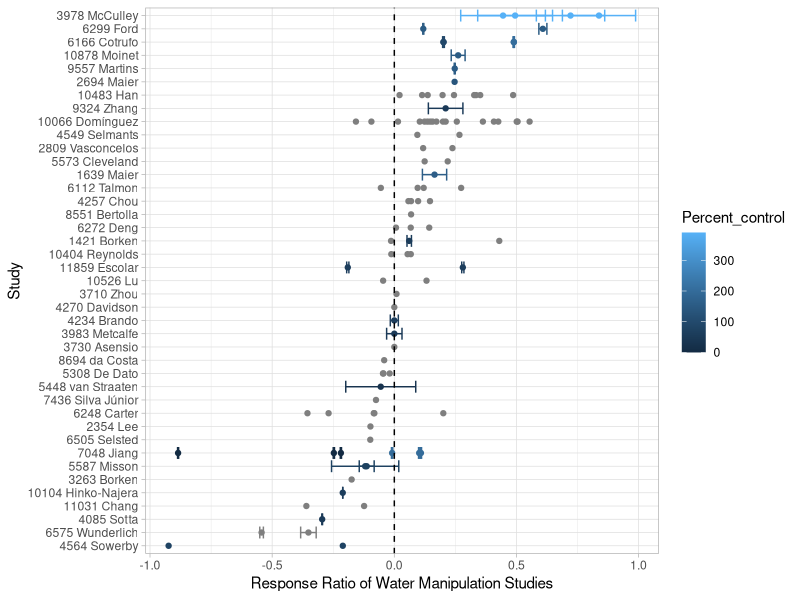
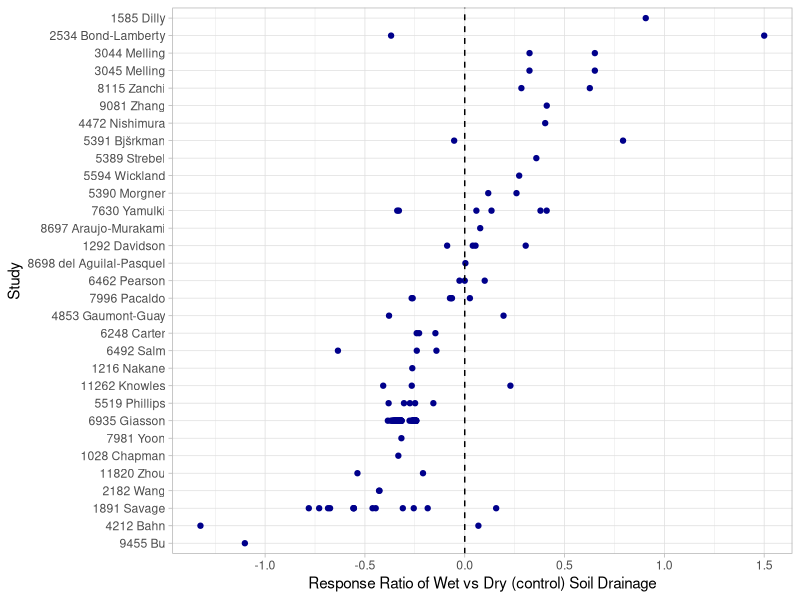

Write R code to recreate these figures, in order.
## ---- chunk 1
# Load packages
library(readr)
library(dplyr)
library(tidyr)
library(ggplot2)
library(kableExtra)
library(forcats)

# test change

# Read in SRDB
srdb_raw <- read_csv("./rs/srdb-data.csv")
srdb_raw %>% 
  select(Study_number, Record_number, Author, Study_midyear, Latitude, Ecosystem_type, 
         Manipulation, Manipulation_level, Meas_method, Soil_type,
         Rs_annual, Soil_drainage, Elevation) -> srdb

## ---- chunk 2

# Filter for studies with water manipulations
grep_string <- "^(Irrigat[a-z]*|Drought|Precipitation amount change)$"
srdb %>% 
  # Studies with manipulations that start with "Irrigat" or "Drought" or are "Precipitation amount change"
  filter(grepl(grep_string, Manipulation, ignore.case = TRUE)) %>% 
  distinct(Study_number) %>% 
  left_join(srdb, by = "Study_number") %>%
  # Filter for rows with control and irrigation rows
  group_by(Study_number) %>% 
  filter(Manipulation == "None" |
           grepl(grep_string, Manipulation, ignore.case = TRUE))  -> water_manipulations

# Summarise and count the number of studies
water_manipulations %>% 
  group_by(Ecosystem_type) %>% 
  summarise(n_studies = length(unique(Study_number)), .groups = "drop") %>% 
  mutate(M_Type = "Water manipulation") %>% 
  arrange(desc(n_studies)) %>% 
  rename(Ecosystem_Type = Ecosystem_type) %>% 
  select(M_Type, Ecosystem_Type, n_studies) -> wm_summary

# Make table display
kable(wm_summary) %>% kable_styling(full_width = FALSE)

# Summary table
water_manipulations %>% 
  filter(Ecosystem_type %in% c("Forest", "Grassland", "Agriculture")) %>%
  group_by(Ecosystem_type, Manipulation, Manipulation_level) %>% 
  summarise(n_obs = n(), .groups = "drop")

# Read in extra (non-SRDB) data on N, treatment level, Rs s.d., and merge in
# This is the google sheet, directly downloaded
read_csv("rs/Variance and N - Water manipulations.csv", skip = 2, col_types = "ddcdcccdcddddddc") %>% 
  select(Record_number, N, SD_Rs_annual, Percent_control) %>% 
  right_join(water_manipulations, by = "Record_number") ->
  water_manipulations

# Isolate control row (manipulation of "None") and use that to compute response ratio
water_manipulations %>% 
  filter(Manipulation == "None") %>% 
  # Some studies have more than one site; latitude is a proxy for site here
  group_by(Study_number, Ecosystem_type, Study_midyear, Latitude, Meas_method, Soil_type) %>% 
  summarise(Rs_none = mean(Rs_annual, na.rm = TRUE),
            Rs_SD_none = mean(SD_Rs_annual, na.rm = TRUE),
            N_none = mean(N, na.rm = TRUE), .groups = "drop") %>% 
  filter(!is.na(Rs_none)) %>% 
  left_join(water_manipulations, by = c("Study_number", "Ecosystem_type",
                                        "Study_midyear", "Latitude", "Meas_method", "Soil_type")) %>% 
  mutate(rr = log(Rs_annual / Rs_none), 
         rr_var = SD_Rs_annual ^ 2 / (N * Rs_annual ^ 2) + 
           Rs_SD_none ^ 2 / (N_none * Rs_none ^ 2),  # Eq. 1 in Hedges (1999)
         Study = paste(Study_number, Author)) %>% 
  filter(Manipulation != "None", !is.na(rr)) ->
  wm_response_ratios

  ggplot(wm_response_ratios, aes(x = rr, y = fct_reorder(Study, rr), color = Percent_control)) + 
    geom_point() + 
    geom_errorbarh(aes(xmin = rr - rr_var, xmax = rr + rr_var), na.rm = TRUE) +
    geom_vline(xintercept = 0, linetype = "dashed") + 
    labs(x = "Response Ratio of Water Manipulation Studies", y = "Study") +
    theme_light()

## ---- chunk 3

drainage <- c("Dry", "Wet")
# Need studies that have BOTH dry and wet drainage 

srdb %>%   
  group_by(Study_number) %>% 
  filter(grepl(paste(drainage, collapse = "|"), x = Soil_drainage)) %>% 
  # Count the number of unique soil drainage types per study 
  summarise(n_drain = length(unique(Soil_drainage)), .groups = "drop") %>% 
  # We only want studies with 2 or more soil drainage types
  filter(n_drain > 1) %>% 
  left_join(srdb, by = "Study_number") -> drainage_type

drainage_type %>% 
  group_by(Ecosystem_type) %>% 
  summarise(n_studies = length(unique(Study_number)), .groups = "drop") %>% 
  mutate(M_Type = "Soil drainage") %>% 
  arrange(desc(n_studies)) %>% 
  rename(Ecosystem_Type = Ecosystem_type) %>% 
  select(M_Type, Ecosystem_Type, n_studies) -> drain_summary

kable(drain_summary) %>% kable_styling(full_width = FALSE)

drainage_type %>% 
  filter(Ecosystem_type %in% c("Forest", "Grassland", "Agriculture")) %>% 
  group_by(Ecosystem_type, Soil_drainage) %>% 
  summarise(n_obs = n(), .groups = "drop")

# Isolate soil "wet" row and use that as 'treatment' to compute response ratio
drainage_type %>% 
  filter(Manipulation == "None", Soil_drainage == "Wet") %>% 
  group_by(Study_number, Ecosystem_type, Study_midyear) %>% 
  summarise(Rs_wet = mean(Rs_annual, na.rm = TRUE), .groups = "drop") %>% 
  filter(!is.na(Rs_wet)) %>% 
  left_join(drainage_type, by = c("Study_number", "Ecosystem_type", "Study_midyear")) %>% 
  filter(Soil_drainage == "Dry") %>% 
  mutate(rr = log(Rs_wet / Rs_annual), 
         Study = paste(Study_number, Author)) -> drainage_resp

  ggplot(drainage_resp, aes(x = rr, y = fct_reorder(Study, rr))) + 
    geom_point(colour = "darkblue") + 
    geom_vline(xintercept = 0, linetype = "dashed") + 
    labs(x = "Response Ratio of Wet vs Dry (control) Soil Drainage", y = "Study") +
    theme_light()

## ---- chunk 4

# We only want to see the number of studies for forest ecosystems 

bind_rows(wm_summary, drain_summary) %>% 
  filter(Ecosystem_Type == "Forest") %>% kable() %>% kable_styling(full_width = FALSE)

water_manipulations %>% 
  bind_rows(drainage_type) %>%
  ungroup %>% 
  filter(Ecosystem_type %in% c("Forest", "Grassland", "Agriculture")) %>% 
  group_by(Ecosystem_type, Manipulation) %>% 
  summarise(n_Rs_annual = length(!is.na(Rs_annual)), .groups = "drop") %>% 
  arrange(desc(n_Rs_annual)) %>% 
  kable() %>% kable_styling(full_width = FALSE)
